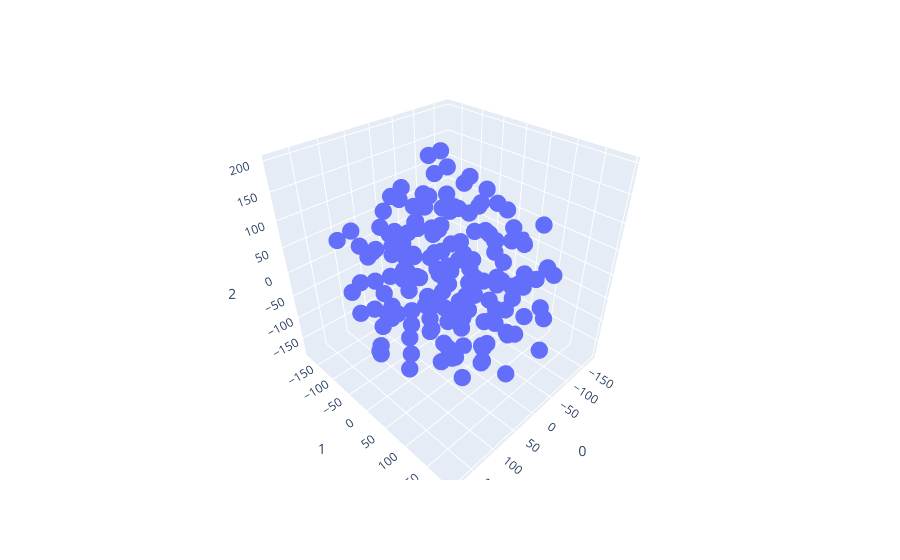
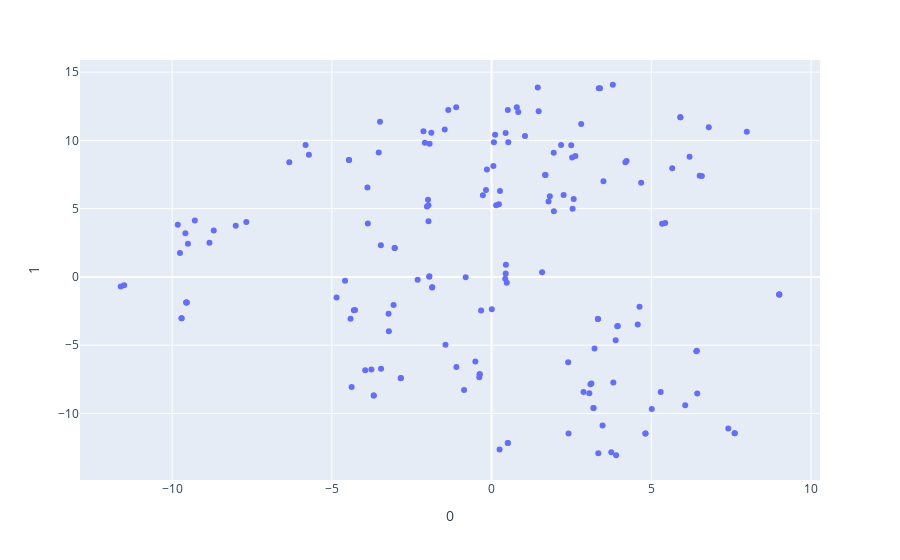
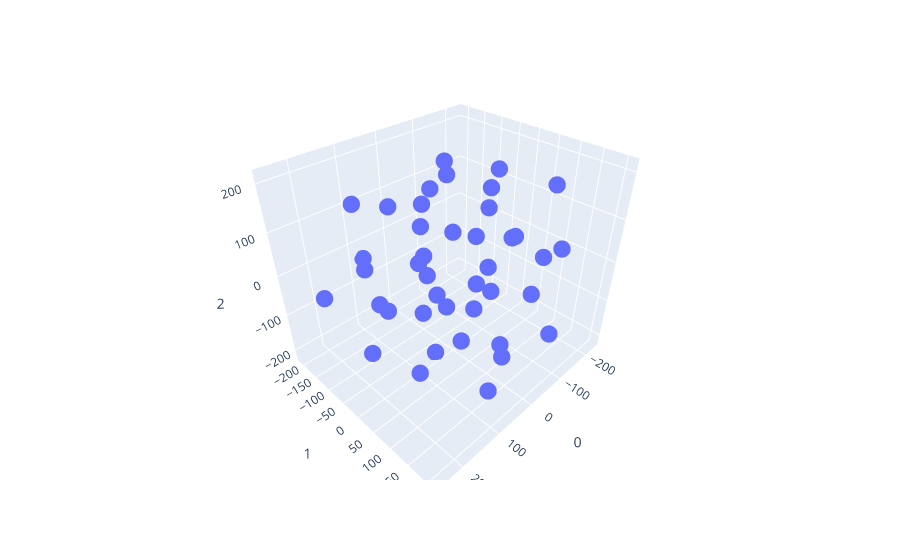
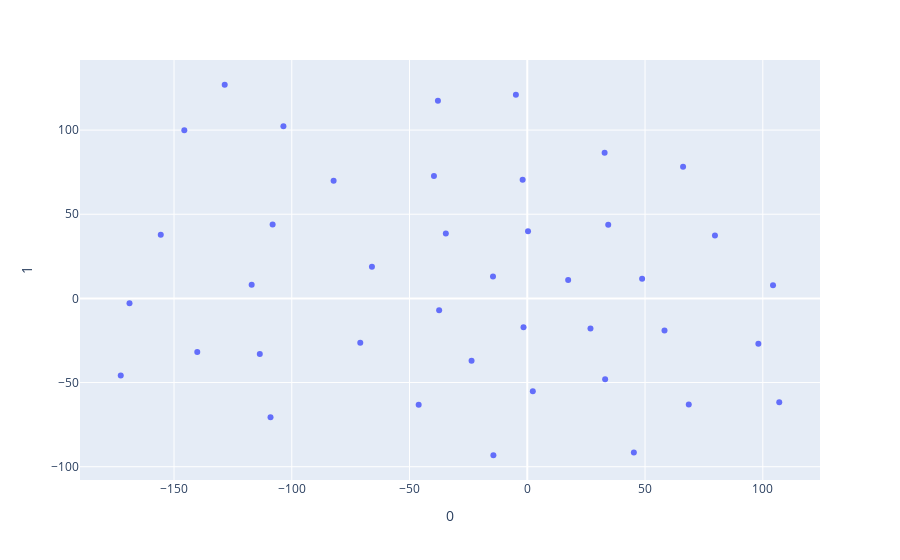

Notebook code for these charts, in order:
### Markdown cell above
### Data Visualization Using t-sne

### Code cell
# This function displays a 3d tsne for the given data samples with there files names
# which helps in observing the data to understand the efficiency of the models and
# the samples that the models fail to predict good
def display_3d_tsne(data):
    tsne = TSNE(n_components=3, random_state=0)

    projections = tsne.fit_transform(data.values, )

    fig = px.scatter_3d(projections, x=0, y=1, z=2)

    fig.update_traces(marker_size=6)

    fig.show()

# This function displays a 2d tsne for the given data samples with there files names
# which helps in observing the data to understand the efficiency of the models and
# # the samples that the models fail to predict good
def display_2d_tsne(data):
    tsne = TSNE(n_components=2, random_state=0)
    projections = tsne.fit_transform(data.values)

    fig = px.scatter(projections, x=0, y=1)

    fig.update_traces(marker_size=6)
    fig.show()

print("X_train t-sne (3d)")
display_3d_tsne(X_train)
print("X_train t-sne (2d)")
display_2d_tsne(X_train)

print("X_test t-sne (3d)")
display_3d_tsne(X_test)
print("X_test t-sne (2d)")
display_2d_tsne(X_test)

### Figure 1 — Plotly figure (JSON) as saved in the notebook; plotly's stock layout.template omitted (floating-point values rounded to 4 significant figures; data arrays with more than 128 entries replaced by an {"elided": "..."} marker saying what was removed)
{"data": [{"hovertemplate": "0=%{x}<br>1=%{y}<br>2=%{z}<extra></extra>", "legendgroup": "", "marker": {"color": "#636efa", "symbol": "circle", "size": 6}, "mode": "markers", "name": "", "scene": "scene", "showlegend": false, "x": {"elided": "161 float values"}, "y": {"elided": "161 float values"}, "z": {"elided": "161 float values"}, "type": "scatter3d"}], "layout": {"scene": {"domain": {"x": [0.0, 1.0], "y": [0.0, 1.0]}, "xaxis": {"title": {"text": "0"}}, "yaxis": {"title": {"text": "1"}}, "zaxis": {"title": {"text": "2"}}}, "legend": {"tracegroupgap": 0}, "margin": {"t": 60}}}

### Figure 2 — Plotly figure (JSON) as saved in the notebook; plotly's stock layout.template omitted (floating-point values rounded to 4 significant figures; data arrays with more than 128 entries replaced by an {"elided": "..."} marker saying what was removed)
{"data": [{"hovertemplate": "0=%{x}<br>1=%{y}<extra></extra>", "legendgroup": "", "marker": {"color": "#636efa", "symbol": "circle", "size": 6}, "mode": "markers", "name": "", "orientation": "v", "showlegend": false, "x": {"elided": "161 float values"}, "xaxis": "x", "y": {"elided": "161 float values"}, "yaxis": "y", "type": "scatter"}], "layout": {"xaxis": {"anchor": "y", "domain": [0.0, 1.0], "title": {"text": "0"}}, "yaxis": {"anchor": "x", "domain": [0.0, 1.0], "title": {"text": "1"}}, "legend": {"tracegroupgap": 0}, "margin": {"t": 60}}}

### Figure 3 — Plotly figure (JSON) as saved in the notebook; plotly's stock layout.template omitted (floating-point values rounded to 4 significant figures)
{"data": [{"hovertemplate": "0=%{x}<br>1=%{y}<br>2=%{z}<extra></extra>", "legendgroup": "", "marker": {"color": "#636efa", "symbol": "circle", "size": 6}, "mode": "markers", "name": "", "scene": "scene", "showlegend": false, "x": [96.01, 59.8, 50.32, -60.08, 28.83, 108.8, -142.4, 62.48, 7.647, -194.7, -105.0, -32.76, -5.107, -129.0, -76.42, 19.05, -27.4, 9.933, -233.6, -212.0, 206.7, 43.05, -71.08, 153.5, 38.05, -53.65, -147.1, -49.27, 146.0, 89.27, 73.83, 190.8, -177.6, 142.5, -133.6, -95.96, 252.1, 189.9, 84.73, -117.1, -88.31], "y": [17.37, -1.161, 70.72, 53.19, 122.4, 24.78, -29.59, 157.7, -193.9, 92.0, -133.9, 32.57, -57.45, -20.58, -79.27, 159.7, 32.4, -81.15, 101.3, -94.03, 25.12, -14.4, -161.8, 134.1, -65.03, 89.54, 28.67, 208.6, -118.8, 204.7, -211.7, -39.39, -200.7, -106.0, 102.1, 145.1, -79.41, 103.2, -120.0, -46.77, -199.5], "z": [82.08, 196.4, -120.1, 212.7, 22.92, -39.62, -83.31, -189.1, 68.74, 148.9, 157.6, -40.48, -104.2, 126.6, 18.03, 151.9, 76.75, 117.9, -14.88, 20.86, 37.97, -215.9, -138.2, 65.51, -2.186, -187.8, 19.78, -76.38, 154.6, -42.83, -42.68, -133.8, 81.33, 13.61, -84.93, 49.03, 18.05, -83.74, -134.2, -203.2, -22.72], "type": "scatter3d"}], "layout": {"scene": {"domain": {"x": [0.0, 1.0], "y": [0.0, 1.0]}, "xaxis": {"title": {"text": "0"}}, "yaxis": {"title": {"text": "1"}}, "zaxis": {"title": {"text": "2"}}}, "legend": {"tracegroupgap": 0}, "margin": {"t": 60}}}

### Figure 4 — Plotly figure (JSON) as saved in the notebook; plotly's stock layout.template omitted (floating-point values rounded to 4 significant figures)
{"data": [{"hovertemplate": "0=%{x}<br>1=%{y}<extra></extra>", "legendgroup": "", "marker": {"color": "#636efa", "symbol": "circle", "size": 6}, "mode": "markers", "name": "", "orientation": "v", "showlegend": false, "x": [-108.1, 17.35, -103.5, 107.0, 26.83, -82.24, 34.36, -37.43, 45.25, -172.6, -140.1, 79.69, 104.3, 66.15, -39.63, -37.95, -34.59, 58.26, 33.05, -113.6, 48.75, 0.3156, -109.0, -46.12, -117.0, -128.5, -1.595, -155.6, -145.6, 68.57, -70.92, -168.9, -14.39, -23.66, 2.345, -1.971, -14.57, 32.84, 98.12, -4.839, -65.96], "xaxis": "x", "y": [43.93, 10.91, 102.3, -61.69, -17.83, 69.87, 43.7, -6.976, -91.58, -45.85, -31.9, 37.33, 7.75, 78.16, 72.74, 117.4, 38.52, -19.1, -48.06, -33.03, 11.65, 39.92, -70.57, -63.22, 8.148, 126.9, -17.07, 37.88, 99.85, -63.03, -26.39, -2.937, -93.19, -37.05, -55.14, 70.48, 12.96, 86.6, -26.88, 120.9, 18.76], "yaxis": "y", "type": "scatter"}], "layout": {"xaxis": {"anchor": "y", "domain": [0.0, 1.0], "title": {"text": "0"}}, "yaxis": {"anchor": "x", "domain": [0.0, 1.0], "title": {"text": "1"}}, "legend": {"tracegroupgap": 0}, "margin": {"t": 60}}}
